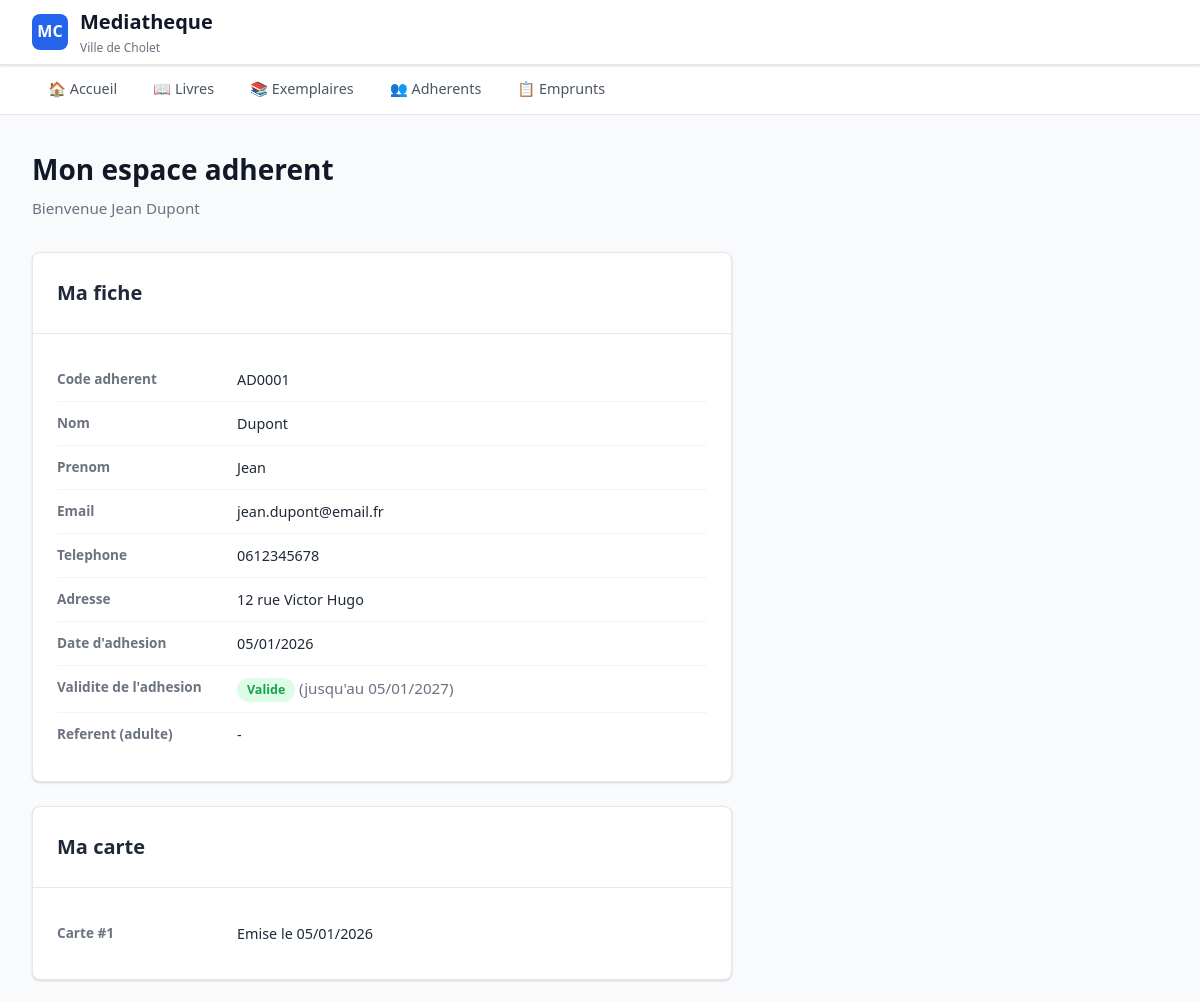
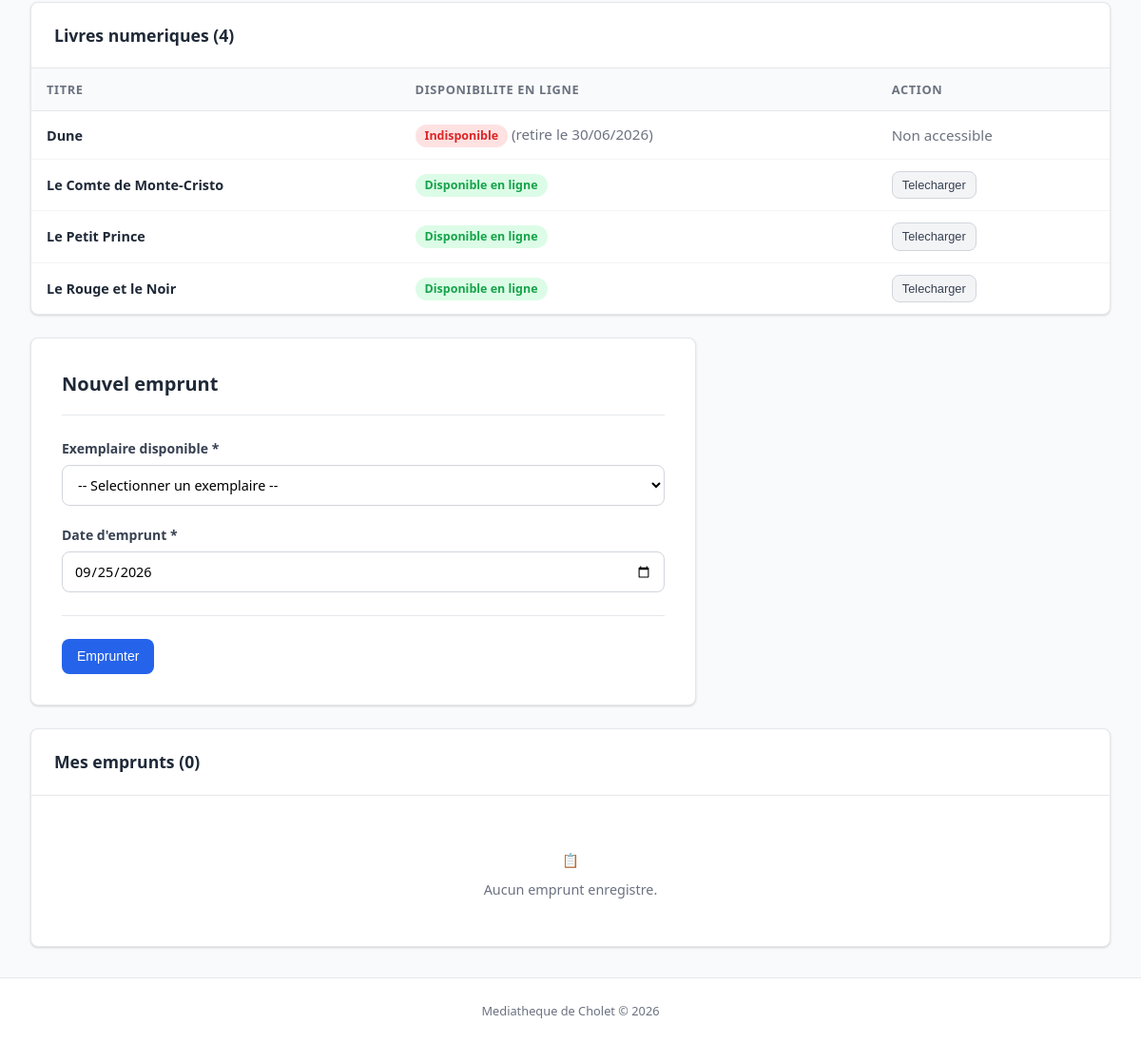
/compte.php (signed in), run on the app's committed database (2 pictures, top to bottom).
### tables this page shows
CREATE TABLE `adherent` (
  `Id_Adherent` int NOT NULL AUTO_INCREMENT,
  `code_adherent` varchar(20) DEFAULT NULL,
  `nomadh` varchar(50) DEFAULT NULL,
  `prenomadh` varchar(50) DEFAULT NULL,
  `datenaissance` date DEFAULT NULL,
  `adresseadh` varchar(50) DEFAULT NULL,
  `mailadh` varchar(50) DEFAULT NULL,
  `telephoneadh` varchar(50) DEFAULT NULL,
  `dateadhesion` date DEFAULT NULL,
  `Id_Adherent_1` int DEFAULT NULL,
  PRIMARY KEY (`Id_Adherent`),
  KEY `Id_Adherent_1` (`Id_Adherent_1`),
  CONSTRAINT `adherent_ibfk_1` FOREIGN KEY (`Id_Adherent_1`) REFERENCES `adherent` (`Id_Adherent`)
);

CREATE TABLE `carte` (
  `Id_Carte` int NOT NULL AUTO_INCREMENT,
  `dateemission` date DEFAULT NULL,
  `Id_Adherent` int NOT NULL,
  PRIMARY KEY (`Id_Carte`),
  KEY `Id_Adherent` (`Id_Adherent`),
  CONSTRAINT `carte_ibfk_1` FOREIGN KEY (`Id_Adherent`) REFERENCES `adherent` (`Id_Adherent`)
);

CREATE TABLE `livre_num` (
  `Id_Livre` int NOT NULL,
  `datedebutacces` date DEFAULT NULL,
  `datefinacces` date DEFAULT NULL,
  PRIMARY KEY (`Id_Livre`),
  CONSTRAINT `livre_num_ibfk_1` FOREIGN KEY (`Id_Livre`) REFERENCES `livre` (`Id_Livre`) ON DELETE CASCADE
);

CREATE TABLE `livre` (
  `Id_Livre` int NOT NULL AUTO_INCREMENT,
  `titre` varchar(50) DEFAULT NULL,
  `type_support` enum('papier','numerique','les deux') NOT NULL DEFAULT 'papier',
  `datesortie` date DEFAULT NULL,
  `isbn` varchar(50) DEFAULT NULL,
  `dateachat` date DEFAULT NULL,
  `codewey` varchar(50) NOT NULL,
  PRIMARY KEY (`Id_Livre`),
  KEY `codewey` (`codewey`),
  CONSTRAINT `livre_ibfk_1` FOREIGN KEY (`codewey`) REFERENCES `codedewey` (`codewey`)
);

### includes/auth.php (called while the page is built, shortened)
<?php
require_once __DIR__ . '/functions.php';
function current_user() {
    return $_SESSION['user'] ?? null;
}

### includes/functions.php (called while the page is built, shortened)
<?php
function date_expiration_adhesion($pdo, $Id_Adherent) {
    $stmt = $pdo->prepare("
        SELECT dateemission
        FROM Carte
        WHERE Id_Adherent = ?
        ORDER BY dateemission DESC, Id_Carte DESC
        LIMIT 1
    ");
    $stmt->execute([$Id_Adherent]);
    $emission = $stmt->fetchColumn();
    $date = new DateTime($emission);
    $date->modify(DUREE_VALIDITE_CARTE);
    return $date->format('Y-m-d');
}
function statut_validite_adhesion($pdo, $Id_Adherent) {
    $expiration = date_expiration_adhesion($pdo, $Id_Adherent);
    $valide = $expiration >= date('Y-m-d');
    return [
        'valide'     => $valide,
        'libelle'    => $valide ? 'Valide' : 'Expiree',
        'expiration' => $expiration,
    ];
}

### compte.php (the view, shortened to what this page needs)
<?php
require_once __DIR__ . '/config/database.php';
require_once __DIR__ . '/includes/auth.php';
$user = current_user();
$Id_Adherent = $user['Id_Adherent'];
$dateemprrunt = date('Y-m-d');
$statutAdhesion = statut_validite_adhesion($pdo, $Id_Adherent);
$disponibles = $pdo->query("
    SELECT ex.Id_Exemplaire, ex.code_exemplaire, ex.etat, l.titre
    FROM Exemplaire ex
    LEFT JOIN Posseder p ON ex.Id_Exemplaire = p.Id_Exemplaire
    LEFT JOIN Livre l ON p.Id_Livre = l.Id_Livre
    WHERE NOT EXISTS (
        SELECT 1 FROM Emprunter em
        JOIN Emprunt e ON em.Id_Emprunt = e.Id_Emprunt
        WHERE em.Id_Exemplaire = ex.Id_Exemplaire AND e.dateretour IS NULL
    )
    ORDER BY l.titre IS NULL, l.titre ASC, ex.Id_Exemplaire ASC
")->fetchAll();
$stmt = $pdo->prepare("SELECT * FROM Adherent WHERE Id_Adherent = ?");
$stmt->execute([$Id_Adherent]);
$adherent = $stmt->fetch();
$parrain = null;
$stmt3 = $pdo->prepare("SELECT * FROM Carte WHERE Id_Adherent = ? ORDER BY dateemission DESC");
$stmt3->execute([$Id_Adherent]);
$cartes = $stmt3->fetchAll();
$stmt4 = $pdo->prepare("
    SELECT e.*, ex.Id_Exemplaire, ex.code_exemplaire, l.titre
    FROM Emprunt e
    JOIN Emprunter em ON e.Id_Emprunt = em.Id_Emprunt
    JOIN Exemplaire ex ON em.Id_Exemplaire = ex.Id_Exemplaire
    LEFT JOIN Posseder p ON ex.Id_Exemplaire = p.Id_Exemplaire
    LEFT JOIN Livre l ON p.Id_Livre = l.Id_Livre
    WHERE e.Id_Adherent = ?
    ORDER BY e.dateemprrunt DESC
");
$stmt4->execute([$Id_Adherent]);
$emprunts = $stmt4->fetchAll();
$stmt5 = $pdo->prepare("
    SELECT l.Id_Livre, l.titre, l.isbn, ln.datedebutacces, ln.datefinacces
    FROM livre_num ln
    JOIN Livre l ON ln.Id_Livre = l.Id_Livre
    ORDER BY l.titre ASC
");
$stmt5->execute();
$numeriques = $stmt5->fetchAll();
require_once __DIR__ . '/includes/header.php';
?>
<h1>Mon espace adherent</h1>
<p class="subtitle">Bienvenue <?php echo htmlspecialchars($user['prenom'] . ' ' . $user['nom']); ?></p>
<div class="detail-container">
    <div class="detail-header">
        <h2>Ma fiche</h2>
    </div>
    <div class="detail-body">
        <div class="detail-row">
            <span class="detail-label">Code adherent</span>
            <span class="detail-value"><?php echo htmlspecialchars($adherent['code_adherent'] ?? '-'); ?></span>
        </div>
        <div class="detail-row">
            <span class="detail-label">Nom</span>
            <span class="detail-value"><?php echo htmlspecialchars($adherent['nomadh']); ?></span>
        </div>
        <div class="detail-row">
            <span class="detail-label">Prenom</span>
            <span class="detail-value"><?php echo htmlspecialchars($adherent['prenomadh']); ?></span>
        </div>
        <div class="detail-row">
            <span class="detail-label">Email</span>
            <span class="detail-value"><?php echo htmlspecialchars($adherent['mailadh']); ?></span>
        </div>
        <div class="detail-row">
            <span class="detail-label">Telephone</span>
            <span class="detail-value"><?php echo htmlspecialchars($adherent['telephoneadh'] ?? '-'); ?></span>
        </div>
        <div class="detail-row">
            <span class="detail-label">Adresse</span>
            <span class="detail-value"><?php echo htmlspecialchars($adherent['adresseadh'] ?? '-'); ?></span>
        </div>
        <div class="detail-row">
            <span class="detail-label">Date d'adhesion</span>
            <span class="detail-value"><?php echo $adherent['dateadhesion'] ? date('d/m/Y', strtotime($adherent['dateadhesion'])) : '-'; ?></span>
        </div>
        <div class="detail-row">
            <span class="detail-label">Validite de l'adhesion</span>
            <span class="detail-value">
                <?php if ($statutAdhesion['expiration'] === null): ?>
                    <span class="badge badge-gray">Aucune carte</span>
                <?php elseif ($statutAdhesion['valide']): ?>
                    <span class="badge badge-success">Valide</span>
                    <span class="subtitle"> (jusqu'au <?php echo date('d/m/Y', strtotime($statutAdhesion['expiration'])); ?>)</span>
                <?php else: ?>
                    <span class="badge badge-danger">Expiree</span>
                    <span class="subtitle"> (le <?php echo date('d/m/Y', strtotime($statutAdhesion['expiration'])); ?>)</span>
                <?php endif; ?>
            </span>
        </div>
        <div class="detail-row">
            <span class="detail-label">Referent (adulte)</span>
            <span class="detail-value"><?php echo $parrain ? htmlspecialchars($parrain['prenomadh'] . ' ' . $parrain['nomadh']) : '-'; ?></span>
        </div>
    </div>
</div>
<div class="detail-container" style="margin-top: 1.5rem;">
    <div class="detail-header">
        <h2>Ma carte</h2>
    </div>
    <div class="detail-body">
        <?php if (empty($cartes)): ?>
            <p class="empty-state">Aucune carte enregistree.</p>
        <?php else: ?>
            <?php foreach ($cartes as $carte): ?>
                <div class="detail-row">
                    <span class="detail-label">Carte #<?php echo htmlspecialchars($carte['Id_Carte']); ?></span>
                    <span class="detail-value">Emise le <?php echo $carte['dateemission'] ? date('d/m/Y', strtotime($carte['dateemission'])) : '-'; ?></span>
                </div>
            <?php endforeach; ?>
        <?php endif; ?>
    </div>
</div>
<div class="table-container" style="margin-top: 1.5rem;">
    <div class="table-header">
        <h2>Livres numeriques (<?php echo count($numeriques); ?>)</h2>
    </div>
    <?php if (empty($numeriques)): ?>
        <div class="empty-state">
            <p>&#128214;</p>
            <p>Aucun livre numerique propose.</p>
        </div>
    <?php else: ?>
        <table>
            <thead>
                <tr>
                    <th>Titre</th>
                    <th>Disponibilite en ligne</th>
                    <th>Action</th>
                </tr>
            </thead>
            <tbody>
                <?php foreach ($numeriques as $num): ?>
                    <?php
                        $numDispo = (empty($num['datedebutacces']) || $num['datedebutacces'] <= date('Y-m-d'))
                                 && (empty($num['datefinacces']) || $num['datefinacces'] >= date('Y-m-d'));
                    ?>
                    <tr>
                        <td><strong><?php echo htmlspecialchars($num['titre']); ?></strong></td>
                        <td>
                            <?php if ($numDispo): ?>
                                <span class="badge badge-success">Disponible en ligne</span>
                            <?php else: ?>
                                <span class="badge badge-danger">Indisponible</span>
                                <?php if (!empty($num['datefinacces']) && $num['datefinacces'] < date('Y-m-d')): ?>
                                    <span class="subtitle"> (retire le <?php echo date('d/m/Y', strtotime($num['datefinacces'])); ?>)</span>
                                <?php endif; ?>
                            <?php endif; ?>
                        </td>
                        <td>
                            <?php if ($numDispo && $statutAdhesion['valide']): ?>
                                <form method="POST" class="inline-form">
                                    <button type="submit" class="btn btn-secondary btn-sm">Telecharger</button>
                                </form>
                            <?php else: ?>
                                <span class="subtitle">Non accessible</span>
                            <?php endif; ?>
                        </td>
                    </tr>
                <?php endforeach; ?>
            </tbody>
        </table>
    <?php endif; ?>
</div>
<div class="form-container" style="margin-top: 1.5rem;">
    <h2>Nouvel emprunt</h2>
    <?php if (!$statutAdhesion['valide']): ?>
        <div class="alert alert-danger">
            <div>Votre adhesion est expiree. Rapprochez-vous de la mediatheque pour la renouveler avant d'emprunter ou de telecharger.</div>
        </div>
    <?php else: ?>
        <form method="POST">
            <div class="form-group">
                <label for="Id_Exemplaire">Exemplaire disponible *</label>
                <select id="Id_Exemplaire" name="Id_Exemplaire" required>
                    <option value="">-- Selectionner un exemplaire --</option>
                </select>
            </div>
            <div class="form-group">
                <label for="dateemprrunt">Date d'emprunt *</label>
                <input type="date" id="dateemprrunt" name="dateemprrunt" value="<?php echo htmlspecialchars($dateemprrunt); ?>" required>
            </div>
            <div class="form-actions">
                <button type="submit" class="btn btn-primary">Emprunter</button>
            </div>
        </form>
    <?php endif; ?>
</div>
<div class="table-container" style="margin-top: 1.5rem;">
    <div class="table-header">
        <h2>Mes emprunts (<?php echo count($emprunts); ?>)</h2>
    </div>
    <?php if (empty($emprunts)): ?>
        <div class="empty-state">
            <p>&#128203;</p>
            <p>Aucun emprunt enregistre.</p>
        </div>
    <?php endif; ?>
</div>
<?php require_once __DIR__ . '/includes/footer.php'; ?>

### css/style.css (style rules this page uses)
* { margin: 0; padding: 0; box-sizing: border-box; }
:root { --primary: #2563eb; --primary-dark: #1d4ed8; --primary-light: #dbeafe; --danger: #dc2626; --danger-dark: #b91c1c; --danger-light: #fee2e2; --success: #16a34a; --success-light: #dcfce7; --warning: #f59e0b; --warning-light: #fef3c7; --gray-50: #f9fafb; --gray-100: #f3f4f6; --gray-200: #e5e7eb; --gray-300: #d1d5db; --gray-500: #6b7280; --gray-600: #4b5563; --gray-700: #374151; --gray-800: #1f2937; --gray-900: #111827; --radius: 8px; --shadow: 0 1px 3px rgba(0,0,0,0.1), 0 1px 2px rgba(0,0,0,0.06); --shadow-md: 0 4px 6px rgba(0,0,0,0.07), 0 2px 4px rgba(0,0,0,0.06); }
body { font-family: 'Segoe UI', system-ui, -apple-system, sans-serif; background: var(--gray-50); color: var(--gray-800); line-height: 1.6; min-height: 100vh; display: flex; flex-direction: column; }
h1 { font-size: 1.75rem; font-weight: 700; color: var(--gray-900); margin-bottom: 0.25rem; }
.subtitle { color: var(--gray-500); font-size: 0.95rem; margin-bottom: 2rem; }
.table-container { background: white; border: 1px solid var(--gray-200); border-radius: var(--radius); overflow: hidden; box-shadow: var(--shadow); }
.table-header { display: flex; align-items: center; justify-content: space-between; padding: 1.25rem 1.5rem; border-bottom: 1px solid var(--gray-200); }
.table-header h2 { font-size: 1.1rem; font-weight: 600; }
table { width: 100%; border-collapse: collapse; }
th { text-align: left; padding: 12px 16px; font-size: 0.8rem; font-weight: 600; text-transform: uppercase; letter-spacing: 0.05em; color: var(--gray-500); background: var(--gray-50); border-bottom: 1px solid var(--gray-200); }
td { padding: 12px 16px; font-size: 0.9rem; border-bottom: 1px solid var(--gray-100); vertical-align: middle; }
tr:last-child td { border-bottom: none; }
.badge { display: inline-block; padding: 2px 10px; border-radius: 9999px; font-size: 0.78rem; font-weight: 600; }
.badge-success { background: var(--success-light); color: var(--success); }
.badge-danger { background: var(--danger-light); color: var(--danger); }
.btn { display: inline-flex; align-items: center; gap: 6px; padding: 8px 16px; border: none; border-radius: var(--radius); font-size: 0.875rem; font-weight: 500; cursor: pointer; text-decoration: none; transition: all 0.15s ease; line-height: 1.5; }
.btn-primary { background: var(--primary); color: white; }
.btn-secondary { background: var(--gray-100); color: var(--gray-700); border: 1px solid var(--gray-300); }
.btn-sm { padding: 4px 10px; font-size: 0.8rem; }
.form-container { background: white; border: 1px solid var(--gray-200); border-radius: var(--radius); padding: 2rem; max-width: 700px; box-shadow: var(--shadow); }
.form-container h2 { font-size: 1.25rem; margin-bottom: 1.5rem; padding-bottom: 1rem; border-bottom: 1px solid var(--gray-200); }
.form-group { margin-bottom: 1.25rem; }
.form-group label { display: block; font-size: 0.875rem; font-weight: 600; color: var(--gray-700); margin-bottom: 6px; }
.form-group input, .form-group select, .form-group textarea { width: 100%; padding: 10px 12px; border: 1px solid var(--gray-300); border-radius: var(--radius); font-size: 0.9rem; font-family: inherit; transition: border-color 0.15s ease; background: white; }
.form-actions { display: flex; gap: 10px; margin-top: 1.5rem; padding-top: 1.5rem; border-top: 1px solid var(--gray-200); }
.detail-container { background: white; border: 1px solid var(--gray-200); border-radius: var(--radius); box-shadow: var(--shadow); max-width: 700px; }
.detail-header { display: flex; align-items: center; justify-content: space-between; padding: 1.5rem; border-bottom: 1px solid var(--gray-200); }
.detail-header h2 { font-size: 1.25rem; }
.detail-body { padding: 1.5rem; }
.detail-row { display: flex; padding: 10px 0; border-bottom: 1px solid var(--gray-100); }
.detail-row:last-child { border-bottom: none; }
.detail-label { width: 180px; font-size: 0.85rem; font-weight: 600; color: var(--gray-500); flex-shrink: 0; }
.detail-value { font-size: 0.9rem; color: var(--gray-800); }
.empty-state { text-align: center; padding: 3rem 1rem; color: var(--gray-500); }
.empty-state p { margin-top: 0.5rem; font-size: 0.9rem; }

### data on the page
adherent: prenomadh+nomadh "Jean Dupont", code_adherent "AD0001", nomadh "Dupont", prenomadh "Jean", mailadh "jean.dupont@email.fr", telephoneadh "0612345678", adresseadh "12 rue Victor Hugo", dateadhesion "05/01/2026"
carte: dateemission "05/01/2027", Id_Carte "1", dateemission "05/01/2026"
livre_num: Id_Livre.titre "Dune", datefinacces "30/06/2026", datedebutacces "Non accessible"
livre_num: Id_Livre.titre "Le Comte de Monte-Cristo", datedebutacces "Disponible en ligne"
livre_num: Id_Livre.titre "Le Petit Prince", datedebutacces "Disponible en ligne"
livre_num: Id_Livre.titre "Le Rouge et le Noir", datedebutacces "Disponible en ligne"

### other printed values
count($numeriques) "4"
count($emprunts) "0"
